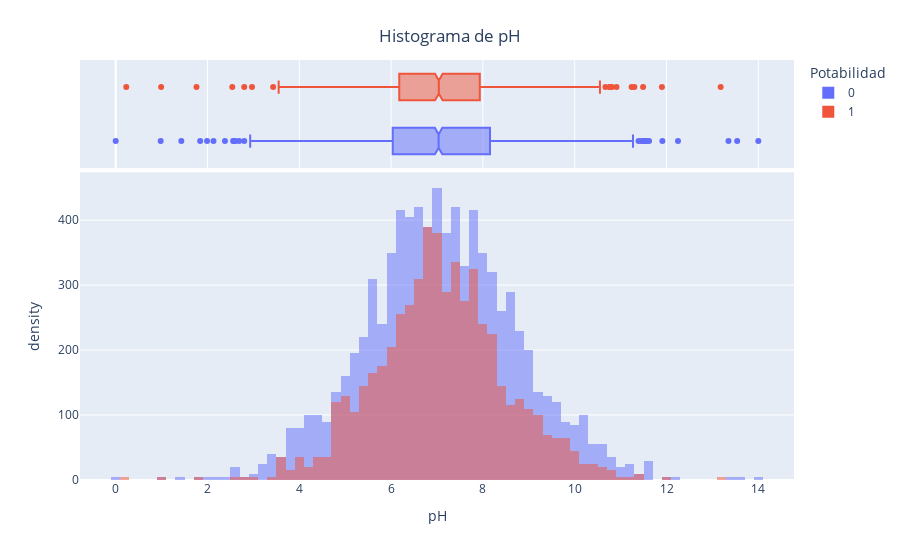

The code cell stored with this chart in its notebook:
### Markdown cell above
### pH

![imagenpH](https://i.ytimg.com/vi/SAES8kiZX6U/maxresdefault.jpg)

El pH es un parámetro importante para evaluar el equilibrio ácido-base del agua. También es el indicador de la condición ácida o alcalina del estado del agua. La OMS ha recomendado un límite máximo permisible de pH de 6,5 a 8,5. Los rangos de investigación actuales fueron de 6,52 a 6,83, que se encuentran en el rango de los estándares de la OMS.

### Code cell
graficaDeHistograma("pH")

### Figure 1 — Plotly figure (JSON) as saved in the notebook; plotly's stock layout.template omitted (floating-point values rounded to 4 significant figures; data arrays with more than 128 entries replaced by an {"elided": "..."} marker saying what was removed)
{"data": [{"alignmentgroup": "True", "bingroup": "x", "histnorm": "density", "hovertemplate": "Potabilidad=0<br>pH=%{x}<br>density=%{y}<extra></extra>", "legendgroup": "0", "marker": {"color": "#636efa", "opacity": 0.5, "pattern": {"shape": ""}}, "name": "0", "offsetgroup": "0", "orientation": "v", "showlegend": true, "type": "histogram", "x": {"elided": "1998 float values"}, "xaxis": "x", "yaxis": "y"}, {"alignmentgroup": "True", "hovertemplate": "Potabilidad=0<br>pH=%{x}<extra></extra>", "legendgroup": "0", "marker": {"color": "#636efa"}, "name": "0", "notched": true, "offsetgroup": "0", "showlegend": false, "type": "box", "x": {"elided": "1998 float values"}, "xaxis": "x2", "yaxis": "y2"}, {"alignmentgroup": "True", "bingroup": "x", "histnorm": "density", "hovertemplate": "Potabilidad=1<br>pH=%{x}<br>density=%{y}<extra></extra>", "legendgroup": "1", "marker": {"color": "#EF553B", "opacity": 0.5, "pattern": {"shape": ""}}, "name": "1", "offsetgroup": "1", "orientation": "v", "showlegend": true, "type": "histogram", "x": {"elided": "1278 float values"}, "xaxis": "x", "yaxis": "y"}, {"alignmentgroup": "True", "hovertemplate": "Potabilidad=1<br>pH=%{x}<extra></extra>", "legendgroup": "1", "marker": {"color": "#EF553B"}, "name": "1", "notched": true, "offsetgroup": "1", "showlegend": false, "type": "box", "x": {"elided": "1278 float values"}, "xaxis": "x2", "yaxis": "y2"}], "layout": {"barmode": "overlay", "legend": {"title": {"text": "Potabilidad"}, "tracegroupgap": 0}, "margin": {"t": 60}, "title": {"text": " Histograma de pH", "x": 0.5, "xanchor": "center", "yanchor": "top"}, "xaxis": {"anchor": "y", "domain": [0, 1], "title": {"text": "pH"}}, "xaxis2": {"anchor": "y2", "domain": [0, 1], "matches": "x", "showgrid": true, "showticklabels": false}, "yaxis": {"anchor": "x", "domain": [0, 0.7326], "title": {"text": "density"}}, "yaxis2": {"anchor": "x2", "domain": [0.7426, 1], "matches": "y2", "showgrid": false, "showline": false, "showticklabels": false, "ticks": ""}}}
